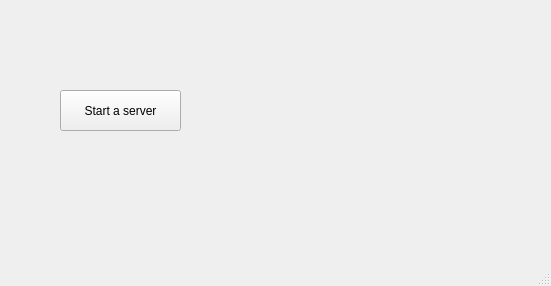
<?xml version="1.0" encoding="UTF-8"?>
<ui version="4.0">
 <class>MainWindow</class>
 <widget class="QMainWindow" name="MainWindow">
  <property name="geometry">
   <rect>
    <x>0</x>
    <y>0</y>
    <width>551</width>
    <height>286</height>
   </rect>
  </property>
  <property name="windowTitle">
   <string>MainWindow</string>
  </property>
  <widget class="QWidget" name="centralwidget">
   <widget class="QPushButton" name="startButton">
    <property name="geometry">
     <rect>
      <x>60</x>
      <y>90</y>
      <width>121</width>
      <height>41</height>
     </rect>
    </property>
    <property name="text">
     <string>Start a server</string>
    </property>
   </widget>
  </widget>
  <widget class="QMenuBar" name="menubar">
   <property name="geometry">
    <rect>
     <x>0</x>
     <y>0</y>
     <width>551</width>
     <height>21</height>
    </rect>
   </property>
  </widget>
  <widget class="QStatusBar" name="statusbar"/>
 </widget>
 <resources/>
 <connections/>
</ui>
